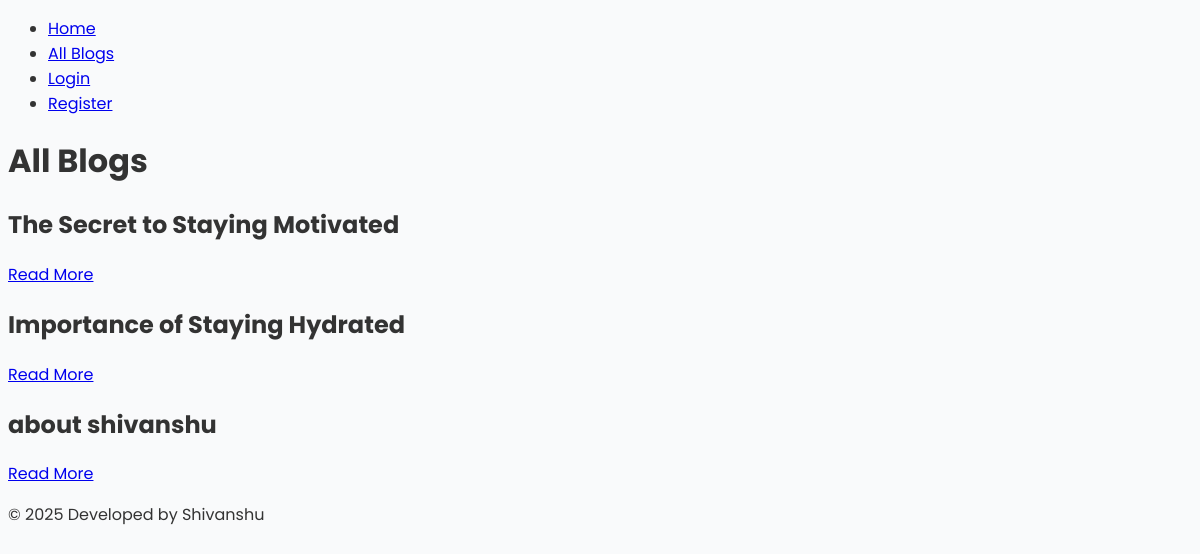
The app's page /blogs/ with its own data.
### models/blog.py (models this page shows)
class Blog(SQLModel, table=True):
    id: int = Field(primary_key=True)
    title: str
    body: str
    comments: List["Comment"] = Relationship(
        back_populates="blog",
        sa_relationship_kwargs={"cascade": "all, delete-orphan"}
    )

### routers/blogs.py (the view)
@router.get("/blogs/", response_class=HTMLResponse)
async def read_blogs(request: Request, session: SessionDep, username: str | None = Depends(get_username)):
    user_authenticated = username is not None
    blog = session.exec(select(Blog)).all()
    return templates.TemplateResponse(
        "allblogstitle.html",
        {
            "request": request,
            "blog": blog,
            "user_authenticated": user_authenticated,
            "username": username
        }
    )

### templates/allblogstitle.html (shortened to what this page needs)
{% extends "base.html" %}
{% block content %}
<div class="container">
    <h1 class="text-center">All Blogs</h1>
    <div class="blog-list">
        {% for Blog in blog %}
            <div class="blog-item">
                <h2>{{ Blog.title }}</h2>
                <a href="/blogs/{{ Blog.id }}">Read More</a>
            </div>
        {% else %}
            <p class="text-center">No blogs available.</p>
        {% endfor %}
    </div>
</div>
{% endblock %}

### static/style.css (style rules this page uses)
* { box-sizing: border-box; }
body { font-family: 'Poppins', sans-serif; background-color: #f9fafb; color: #333; }

### records on screen
Blog: title "The Secret to Staying Motivated"
Blog: title "Importance of Staying Hydrated"
Blog: title "about shivanshu"
